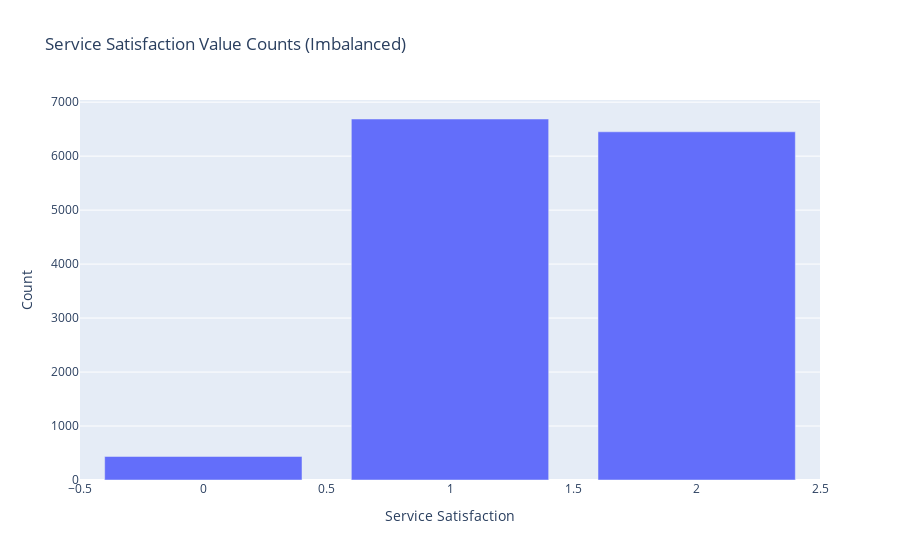

Notebook code for this chart:
### Code cell
value_counts1 = model_df['ServiceSatisfaction'].value_counts().reset_index()
value_counts1.columns = ['ServiceSatisfaction', 'Counts']

fig = px.bar(value_counts1, x='ServiceSatisfaction', y='Counts',
             title='Service Satisfaction Value Counts (Imbalanced)',
             labels={'ServiceSatisfaction': 'Service Satisfaction', 'Counts': 'Count'})

fig.show()

### Figure 1 — Plotly figure (JSON) as saved in the notebook; plotly's stock layout.template omitted (floating-point values rounded to 4 significant figures)
{"data": [{"alignmentgroup": "True", "hovertemplate": "Service Satisfaction=%{x}<br>Count=%{y}<extra></extra>", "legendgroup": "", "marker": {"color": "#636efa", "pattern": {"shape": ""}}, "name": "", "offsetgroup": "", "orientation": "v", "showlegend": false, "textposition": "auto", "type": "bar", "x": [1, 2, 0], "xaxis": "x", "y": [6688, 6451, 436], "yaxis": "y"}], "layout": {"barmode": "relative", "legend": {"tracegroupgap": 0}, "title": {"text": "Service Satisfaction Value Counts (Imbalanced)"}, "xaxis": {"anchor": "y", "domain": [0, 1], "title": {"text": "Service Satisfaction"}}, "yaxis": {"anchor": "x", "domain": [0, 1], "title": {"text": "Count"}}}}
